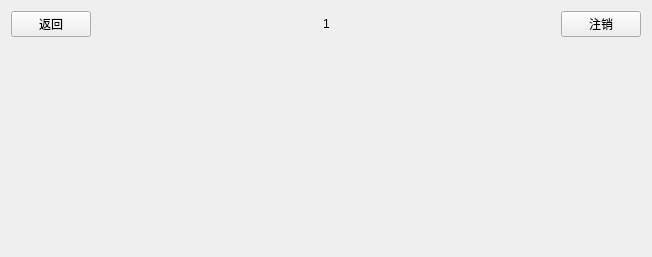
<?xml version="1.0" encoding="UTF-8"?>
<ui version="4.0">
 <class>MasterView</class>
 <widget class="QWidget" name="MasterView">
  <property name="geometry">
   <rect>
    <x>0</x>
    <y>0</y>
    <width>652</width>
    <height>257</height>
   </rect>
  </property>
  <property name="windowTitle">
   <string>MasterView</string>
  </property>
  <layout class="QVBoxLayout" name="verticalLayout">
   <item>
    <layout class="QHBoxLayout" name="horizontalLayout">
     <item>
      <widget class="QPushButton" name="btBack">
       <property name="text">
        <string>返回</string>
       </property>
      </widget>
     </item>
     <item>
      <spacer name="horizontalSpacer">
       <property name="orientation">
        <enum>Qt::Horizontal</enum>
       </property>
       <property name="sizeHint" stdset="0">
        <size>
         <width>40</width>
         <height>20</height>
        </size>
       </property>
      </spacer>
     </item>
     <item>
      <widget class="QLabel" name="labelTitle">
       <property name="text">
        <string>1</string>
       </property>
      </widget>
     </item>
     <item>
      <spacer name="horizontalSpacer_2">
       <property name="orientation">
        <enum>Qt::Horizontal</enum>
       </property>
       <property name="sizeHint" stdset="0">
        <size>
         <width>40</width>
         <height>20</height>
        </size>
       </property>
      </spacer>
     </item>
     <item>
      <widget class="QPushButton" name="btLogout">
       <property name="text">
        <string>注销</string>
       </property>
      </widget>
     </item>
    </layout>
   </item>
   <item>
    <widget class="QStackedWidget" name="stackedWidget"/>
   </item>
  </layout>
 </widget>
 <resources/>
 <connections/>
</ui>
